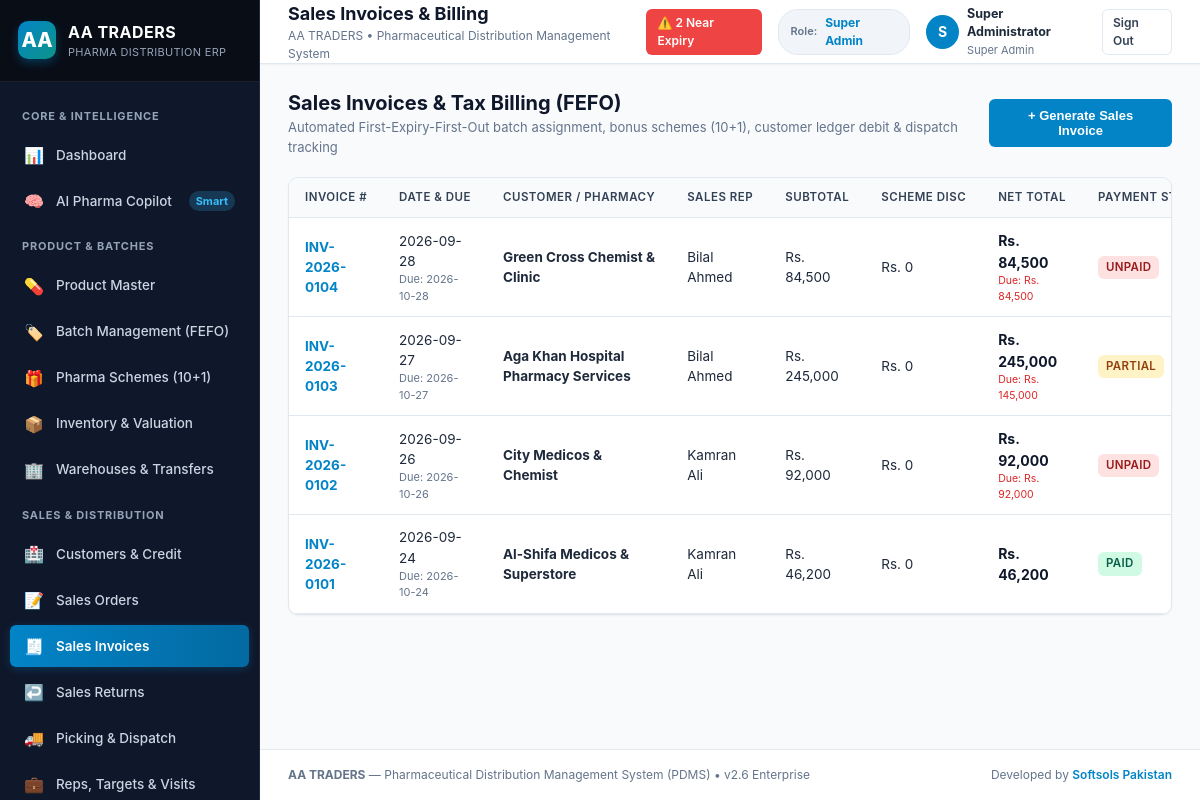
/sales_invoices.php (signed in), run on the app's committed database.
### tables this page shows
CREATE TABLE company_settings (
    id INTEGER PRIMARY KEY AUTOINCREMENT,
    name TEXT NOT NULL,
    trade_name TEXT,
    ntn TEXT,
    strn TEXT,
    drug_license_no TEXT,
    address TEXT,
    city TEXT,
    country TEXT DEFAULT 'Pakistan',
    phone TEXT,
    email TEXT,
    website TEXT,
    bank_name TEXT,
    bank_account_title TEXT,
    bank_account_no TEXT,
    iban TEXT,
    invoice_footer_note TEXT,
    currency_symbol TEXT DEFAULT 'Rs.',
    currency_code TEXT DEFAULT 'PKR',
    updated_at DATETIME DEFAULT CURRENT_TIMESTAMP
);

CREATE TABLE sales_invoices (
    id INTEGER PRIMARY KEY AUTOINCREMENT,
    invoice_number TEXT UNIQUE NOT NULL,
    invoice_date DATE NOT NULL,
    due_date DATE,
    customer_id INTEGER NOT NULL,
    sales_rep_id INTEGER,
    warehouse_id INTEGER NOT NULL,
    so_id INTEGER,
    subtotal REAL DEFAULT 0.0,
    scheme_discount REAL DEFAULT 0.0,
    trade_discount REAL DEFAULT 0.0,
    cash_discount REAL DEFAULT 0.0,
    tax_amount REAL DEFAULT 0.0,
    net_amount REAL DEFAULT 0.0,
    paid_amount REAL DEFAULT 0.0,
    balance_amount REAL DEFAULT 0.0,
    payment_status TEXT DEFAULT 'unpaid', -- unpaid, partial, paid
    dispatch_status TEXT DEFAULT 'pending', -- pending, picked, packed, dispatched, delivered, returned
    driver_name TEXT,
    vehicle_no TEXT,
    notes TEXT,
    created_by INTEGER,
    created_at DATETIME DEFAULT CURRENT_TIMESTAMP,
    FOREIGN KEY (customer_id) REFERENCES customers(id),
    FOREIGN KEY (sales_rep_id) REFERENCES sales_representatives(id),
    FOREIGN KEY (warehouse_id) REFERENCES warehouses(id),
    FOREIGN KEY (so_id) REFERENCES sales_orders(id)
);

CREATE TABLE customers (
    id INTEGER PRIMARY KEY AUTOINCREMENT,
    code TEXT UNIQUE NOT NULL,
    business_name TEXT NOT NULL,
    owner_name TEXT,
    customer_type TEXT DEFAULT 'pharmacy', -- pharmacy, medical_store, hospital, clinic, institution, wholesaler
    phone TEXT,
    email TEXT,
    address TEXT,
    city TEXT,
    territory_id INTEGER,
    area_id INTEGER,
    sales_rep_id INTEGER,
    ntn TEXT,
    strn TEXT,
    drug_license TEXT,
    credit_limit REAL DEFAULT 100000.0,
    credit_days INTEGER DEFAULT 30,
    opening_balance REAL DEFAULT 0.0,
    current_balance REAL DEFAULT 0.0,
    is_blocked INTEGER DEFAULT 0,
    block_reason TEXT,
    is_active INTEGER DEFAULT 1,
    created_at DATETIME DEFAULT CURRENT_TIMESTAMP,
    FOREIGN KEY (territory_id) REFERENCES territories(id),
    FOREIGN KEY (area_id) REFERENCES areas(id),
    FOREIGN KEY (sales_rep_id) REFERENCES sales_representatives(id)
);

CREATE TABLE sales_representatives (
    id INTEGER PRIMARY KEY AUTOINCREMENT,
    user_id INTEGER,
    employee_code TEXT UNIQUE NOT NULL,
    name TEXT NOT NULL,
    phone TEXT,
    email TEXT,
    territory_id INTEGER,
    monthly_target REAL DEFAULT 0.0,
    commission_rate REAL DEFAULT 2.0, -- percentage
    manager_id INTEGER,
    is_active INTEGER DEFAULT 1,
    created_at DATETIME DEFAULT CURRENT_TIMESTAMP,
    FOREIGN KEY (user_id) REFERENCES users(id),
    FOREIGN KEY (territory_id) REFERENCES territories(id)
);

### includes/auth.php (called while the page is built, shortened)
<?php
class Auth {
    public static function check(): bool {
        return isset($_SESSION['user_id']);
    }
    public static function user(): ?array {
        return [
            'id' => $_SESSION['user_id'],
            'username' => $_SESSION['username'],
            'name' => $_SESSION['full_name'],
            'email' => $_SESSION['email'],
            'role' => $_SESSION['role'],
        ];
    }
}

### sales_invoices.php (the view, shortened to what this page needs)
<?php
$pageTitle = 'Sales Invoices & Billing';
require_once __DIR__ . '/includes/header.php';
require_once __DIR__ . '/includes/SchemeEngine.php';
$invoices = $db->query("
    SELECT i.*, c.business_name as customer_name, c.phone as customer_phone,
           r.name as rep_name, w.name as warehouse_name
    FROM sales_invoices i
    JOIN customers c ON i.customer_id = c.id
    LEFT JOIN sales_representatives r ON i.sales_rep_id = r.id
    JOIN warehouses w ON i.warehouse_id = w.id
    ORDER BY i.id DESC
")->fetchAll();
?>
<div style="display: flex; justify-content: space-between; align-items: center; margin-bottom: 20px;">
    <div>
        <h2 style="font-size: 20px; font-weight: 700; color: var(--slate-900);">Sales Invoices &amp; Tax Billing (FEFO)</h2>
        <p style="font-size: 13px; color: var(--slate-500);">Automated First-Expiry-First-Out batch assignment, bonus schemes (10+1), customer ledger debit &amp; dispatch tracking</p>
    </div>
    <button onclick="openModal('addInvoiceModal')" class="btn btn-primary">+ Generate Sales Invoice</button>
</div>
<div class="card">
    <div class="card-body" style="padding: 0;">
        <div class="table-responsive">
            <table class="table">
                <thead>
                    <tr>
                        <th>Invoice #</th>
                        <th>Date &amp; Due</th>
                        <th>Customer / Pharmacy</th>
                        <th>Sales Rep</th>
                        <th>Subtotal</th>
                        <th>Scheme Disc</th>
                        <th>Net Total</th>
                        <th>Payment Status</th>
                    </tr>
                </thead>
                <tbody>
                    <?php if (empty($invoices)): ?>
                        <tr><td colspan="10" style="text-align: center; color: var(--slate-400); padding: 24px;">No invoices generated yet.</td></tr>
                    <?php else: ?>
                        <?php foreach ($invoices as $inv): ?>
                            <tr>
                                <td>
                                    <strong><a href="print_invoice.php?id=<?= $inv['id'] ?>" target="_blank" style="color: var(--primary); text-decoration: none;"><?= htmlspecialchars($inv['invoice_number']) ?></a></strong>
                                </td>
                                <td>
                                    <div><?= htmlspecialchars($inv['invoice_date']) ?></div>
                                    <div style="font-size: 11px; color: var(--slate-500);">Due: <?= htmlspecialchars($inv['due_date'] ?? 'On Receipt') ?></div>
                                </td>
                                <td>
                                    <strong><?= htmlspecialchars($inv['customer_name']) ?></strong>
                                </td>
                                <td><?= htmlspecialchars($inv['rep_name'] ?? 'Direct') ?></td>
                                <td>Rs. <?= number_format($inv['subtotal']) ?></td>
                                <td>
                                    <?= $inv['scheme_discount'] > 0 ? '<span style="color: #10b981;">- Rs. ' . number_format($inv['scheme_discount']) . '</span>' : 'Rs. 0' ?>
                                </td>
                                <td>
                                    <strong style="font-size: 14px; color: var(--slate-900);">Rs. <?= number_format($inv['net_amount']) ?></strong>
                                    <?php if ($inv['balance_amount'] > 0): ?>
                                        <div style="font-size: 10.5px; color: #dc2626;">Due: Rs. <?= number_format($inv['balance_amount']) ?></div>
                                    <?php endif; ?>
                                </td>
                                <td>
                                    <span class="badge <?= $inv['payment_status'] === 'paid' ? 'badge-success' : ($inv['payment_status'] === 'partial' ? 'badge-warning' : 'badge-danger') ?>">
                                        <?= strtoupper($inv['payment_status']) ?>
                                    </span>
                                </td>
                            </tr>
                        <?php endforeach; ?>
                    <?php endif; ?>
                </tbody>
            </table>
        </div>
    </div>
</div>
<?php require_once __DIR__ . '/includes/footer.php'; ?>

### includes/header.php (shortened to what this page needs)
<?php
require_once __DIR__ . '/auth.php';
$currentUser = Auth::user();
$db = Database::getConnection();
$nearExpiryCount = $db->query("
    SELECT COUNT(*) FROM product_batches
    WHERE status = 'active'
      AND quantity_available > 0
      AND julianday(expiry_date) - julianday('now') <= 90
")->fetchColumn();
$company = $db->query("SELECT * FROM company_settings LIMIT 1")->fetch();
$companyName = $company['name'] ?? 'AA TRADERS';
?>
<!DOCTYPE html>
<html lang="en">
<head>
    <link rel="stylesheet" href="assets/css/app.css">
</head>
<body>
<div class="app-container">
    <?php require_once __DIR__ . '/sidebar.php'; ?>
    <div class="main-content">
        <header class="topbar no-print">
            <div class="topbar-left">
                <div>
                    <h2 class="topbar-title"><?= htmlspecialchars($pageTitle ?? 'Overview') ?></h2>
                    <p class="topbar-subtitle"><?= htmlspecialchars($companyName) ?> &bull; Pharmaceutical Distribution Management System</p>
                </div>
            </div>
            <div class="topbar-right">
                <?php if ($nearExpiryCount > 0): ?>
                    <a href="expiry.php" class="btn btn-sm btn-danger" title="<?= $nearExpiryCount ?> Batches Near Expiry (< 90 Days)">
                        ⚠️ <?= $nearExpiryCount ?> Near Expiry
                    </a>
                <?php endif; ?>
                <div class="role-pill">
                    <span style="font-size: 11px; color: var(--slate-500);">Role:</span>
                    <span style="font-weight: 700; color: #0284c7; font-size: 12px;"><?= htmlspecialchars(ucwords(str_replace('_', ' ', $currentUser['role'] ?? 'User'))) ?></span>
                </div>
                <div style="display: flex; align-items: center; gap: 8px;">
                    <div style="width: 34px; height: 34px; border-radius: 50%; background: #0284c7; color: #fff; display: flex; align-items: center; justify-content: center; font-weight: 700;">
                        <?= strtoupper(substr($currentUser['name'] ?? 'U', 0, 1)) ?>
                    </div>
                    <div style="display: flex; flex-direction: column;">
                        <span style="font-size: 12.5px; font-weight: 700; color: #1e293b;"><?= htmlspecialchars($currentUser['name'] ?? 'User') ?></span>
                        <span style="font-size: 11px; color: #64748b;"><?= htmlspecialchars(ucwords(str_replace('_', ' ', $currentUser['role'] ?? ''))) ?></span>
                    </div>
                </div>
                <a href="logout.php" class="btn btn-secondary btn-sm" title="Sign Out">Sign Out</a>
            </div>
        </header>
        <main class="page-body">

### assets/css/app.css (style rules this page uses)
:root { --primary: #0284c7; --primary-hover: #0369a1; --primary-light: #e0f2fe; --primary-dark: #075985; --secondary: #0d9488; --secondary-light: #ccfbf1; --success: #10b981; --success-light: #d1fae5; --warning: #f59e0b; --warning-light: #fef3c7; --danger: #ef4444; --danger-light: #fee2e2; --info: #3b82f6; --info-light: #dbeafe; --slate-50: #f8fafc; --slate-100: #f1f5f9; --slate-200: #e2e8f0; --slate-300: #cbd5e1; --slate-400: #94a3b8; --slate-500: #64748b; --slate-600: #475569; --slate-700: #334155; --slate-800: #1e293b; --slate-900: #0f172a; --bg-main: #f8fafc; --card-bg: #ffffff; --border-color: #e2e8f0; --text-primary: #0f172a; --text-secondary: #475569; --text-muted: #64748b; --radius-sm: 6px; --radius-md: 10px; --radius-lg: 14px; --shadow-sm: 0 1px 2px 0 rgb(0 0 0 / 0.05); --shadow-md: 0 4px 6px -1px rgb(0 0 0 / 0.08), 0 2px 4px -2px rgb(0 0 0 / 0.06); --shadow-lg: 0 10px 15px -3px rgb(0 0 0 / 0.08), 0 4px 6px -4px rgb(0 0 0 / 0.05); }
* { box-sizing: border-box; margin: 0; padding: 0; }
body { font-family: -apple-system, BlinkMacSystemFont, "Segoe UI", Roboto, "Helvetica Neue", Arial, sans-serif; background-color: var(--bg-main); color: var(--text-primary); line-height: 1.5; font-size: 14px; overflow-x: hidden; }
.app-container { display: flex; min-height: 100vh; }
.main-content { flex: 1; display: flex; flex-direction: column; min-width: 0; background: var(--bg-main); }
.topbar { height: 64px; background: #ffffff; border-bottom: 1px solid var(--border-color); display: flex; align-items: center; justify-content: space-between; padding: 0 28px; position: sticky; top: 0; z-index: 30; box-shadow: var(--shadow-sm); }
.topbar-left { display: flex; align-items: center; gap: 16px; }
.topbar-title { font-size: 18px; font-weight: 700; color: var(--slate-900); }
.topbar-subtitle { font-size: 12px; color: var(--slate-500); }
.topbar-right { display: flex; align-items: center; gap: 16px; }
.role-pill { background: var(--slate-100); padding: 4px 12px; border-radius: 20px; border: 1px solid var(--border-color); display: flex; align-items: center; gap: 8px; font-size: 12px; font-weight: 600; color: var(--slate-700); }
.page-body { padding: 24px 28px; flex: 1; }
.card { background: var(--card-bg); border: 1px solid var(--border-color); border-radius: var(--radius-md); box-shadow: var(--shadow-sm); margin-bottom: 24px; overflow: hidden; }
.card-body { padding: 20px; }
.table-responsive { overflow-x: auto; width: 100%; }
.table { width: 100%; border-collapse: collapse; font-size: 13.5px; text-align: left; }
.table th { background: var(--slate-50); padding: 11px 16px; font-weight: 600; color: var(--slate-700); border-bottom: 1px solid var(--border-color); text-transform: uppercase; font-size: 11.5px; letter-spacing: 0.5px; white-space: nowrap; }
.table td { padding: 12px 16px; border-bottom: 1px solid var(--border-color); color: var(--slate-800); vertical-align: middle; }
.badge { display: inline-flex; align-items: center; gap: 4px; padding: 3px 8px; border-radius: 6px; font-size: 11.5px; font-weight: 600; text-transform: uppercase; letter-spacing: 0.3px; }
.badge-success { background: var(--success-light); color: #065f46; }
.badge-danger { background: var(--danger-light); color: #991b1b; }
.badge-warning { background: var(--warning-light); color: #92400e; }
.btn { display: inline-flex; align-items: center; justify-content: center; gap: 6px; padding: 8px 16px; border-radius: var(--radius-sm); font-size: 13px; font-weight: 600; cursor: pointer; border: 1px solid transparent; text-decoration: none; transition: all 0.15s ease; }
.btn-primary { background: var(--primary); color: #ffffff; }
.btn-secondary { background: #ffffff; color: var(--slate-700); border-color: var(--border-color); }
.btn-danger { background: var(--danger); color: #ffffff; }
.btn-sm { padding: 4px 10px; font-size: 12px; }

### data on the page
company_settings: name "AA TRADERS"
sales_invoices: invoice_number "INV-2026-0104", invoice_date "2026-09-28", due_date "2026-10-28", customer.business_name "Green Cross Chemist & Clinic", sales_rep.name "Bilal Ahmed", subtotal "84,500", scheme_discount "Rs. 0", net_amount "84,500", balance_amount "84,500", payment_status "UNPAID"
sales_invoices: invoice_number "INV-2026-0103", invoice_date "2026-09-27", due_date "2026-10-27", customer.business_name "Aga Khan Hospital Pharmacy Services", sales_rep.name "Bilal Ahmed", subtotal "245,000", scheme_discount "Rs. 0", net_amount "245,000", balance_amount "145,000", payment_status "PARTIAL"
sales_invoices: invoice_number "INV-2026-0102", invoice_date "2026-09-26", due_date "2026-10-26", customer.business_name "City Medicos & Chemist", sales_rep.name "Kamran Ali", subtotal "92,000", scheme_discount "Rs. 0", net_amount "92,000", balance_amount "92,000", payment_status "UNPAID"
sales_invoices: invoice_number "INV-2026-0101", invoice_date "2026-09-24", due_date "2026-10-24", customer.business_name "Al-Shifa Medicos & Superstore", sales_rep.name "Kamran Ali", subtotal "46,200", scheme_discount "Rs. 0", net_amount "46,200", payment_status "PAID"

### other printed values
$pageTitle "Sales Invoices & Billing"
$nearExpiryCount "2"
str_replace('_', ' ', $currentUser['role'] ?? 'User') "Super Admin"
substr($currentUser['name'] ?? 'U', 0, 1) "S"
$currentUser['name'] "Super Administrator"
str_replace('_', ' ', $currentUser['role'] ?? '') "Super Admin"
